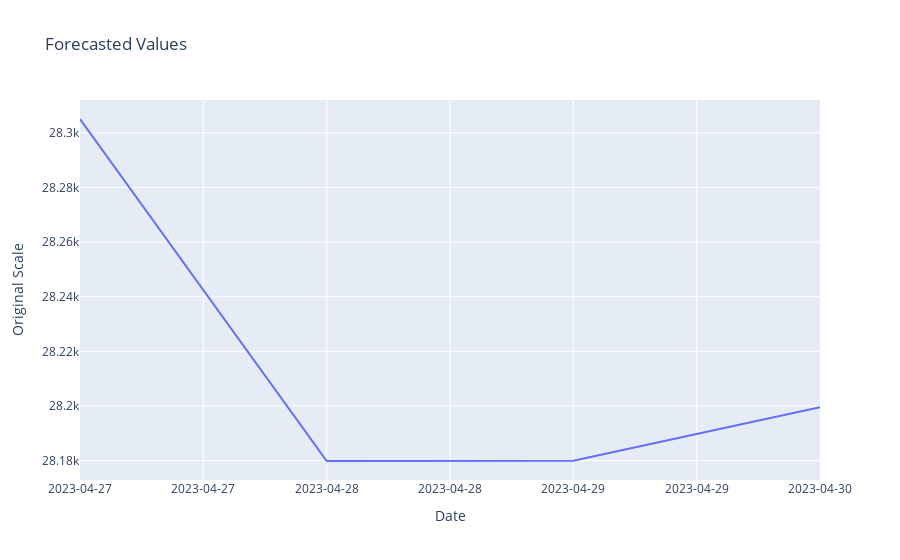

Notebook cell for this chart:
### Code cell
# Load the saved model
loaded_model = ARIMAResults.load('arima_model.pkl')

# Define the number of periods for which you want to forecast
forecast_periods = 4

# Call the forecast method to make predictions for the next 'forecast_periods' periods
forecast = loaded_model.forecast(steps=forecast_periods)

# Convert the forecasted values back to the original scale
forecast_original_scale = np.exp(forecast)


# Create a date range for the forecast periods
last_date = pd.to_datetime(data['date']).max()
date_range = pd.date_range(last_date, periods=forecast_periods+1, freq='D')[1:]

# create Plotly line plot
fig = go.Figure()
fig.add_trace(go.Scatter(x=date_range, y=forecast_original_scale, mode='lines', name='Forecast'))

fig.update_layout(title='Forecasted Values', xaxis_title='Date', yaxis_title='Original Scale')
fig.update_xaxes(tickformat='%Y-%m-%d')

fig.show()

### Figure 1 — Plotly figure (JSON) as saved in the notebook; plotly's stock layout.template omitted (floating-point values rounded to 4 significant figures)
{"data": [{"mode": "lines", "name": "Forecast", "type": "scatter", "x": ["2023-04-27T00:00:00", "2023-04-28T00:00:00", "2023-04-29T00:00:00", "2023-04-30T00:00:00"], "y": [28310.0, 28180.0, 28180.0, 28200.0]}], "layout": {"title": {"text": "Forecasted Values"}, "xaxis": {"tickformat": "%Y-%m-%d", "title": {"text": "Date"}}, "yaxis": {"title": {"text": "Original Scale"}}}}
